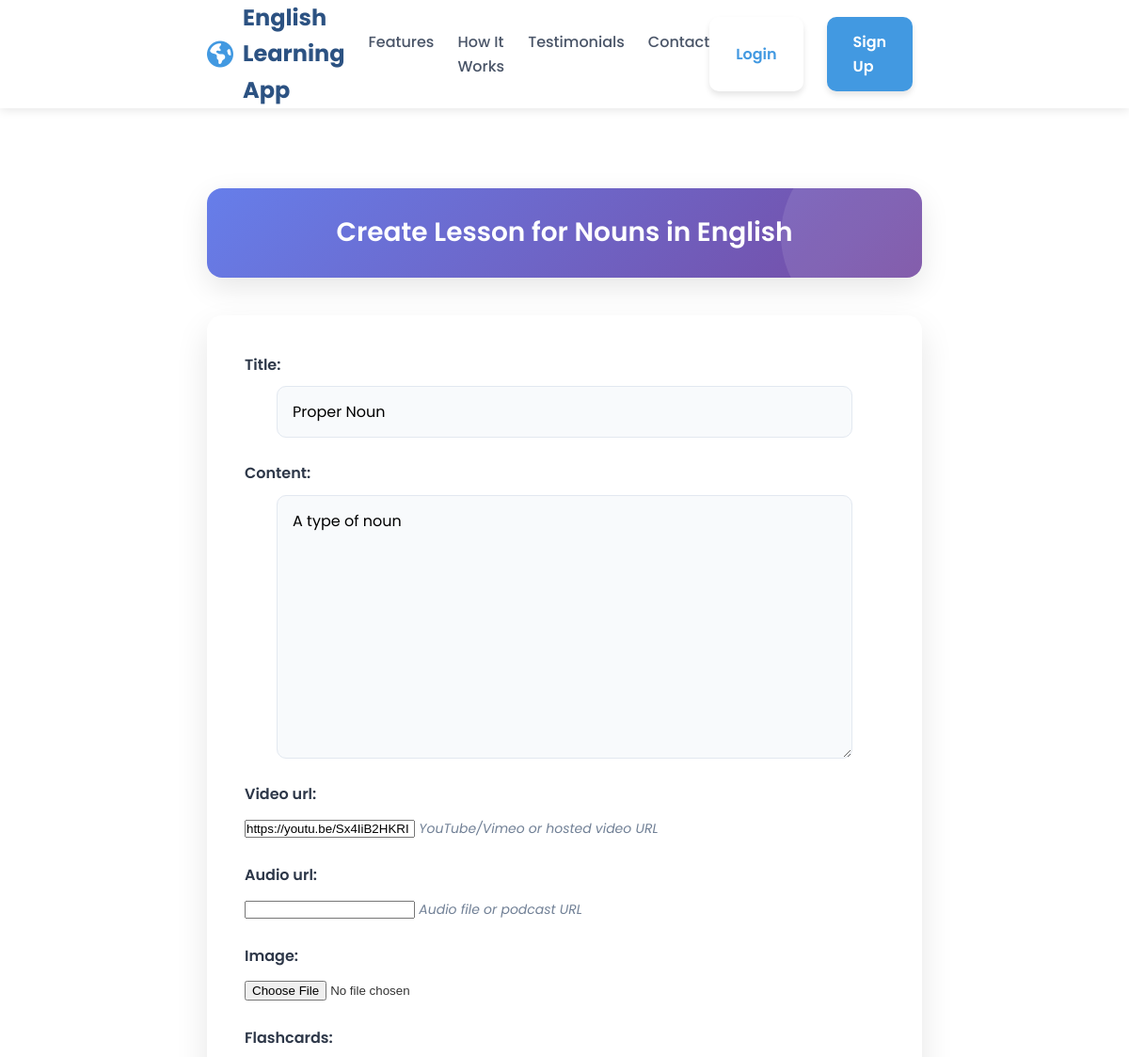
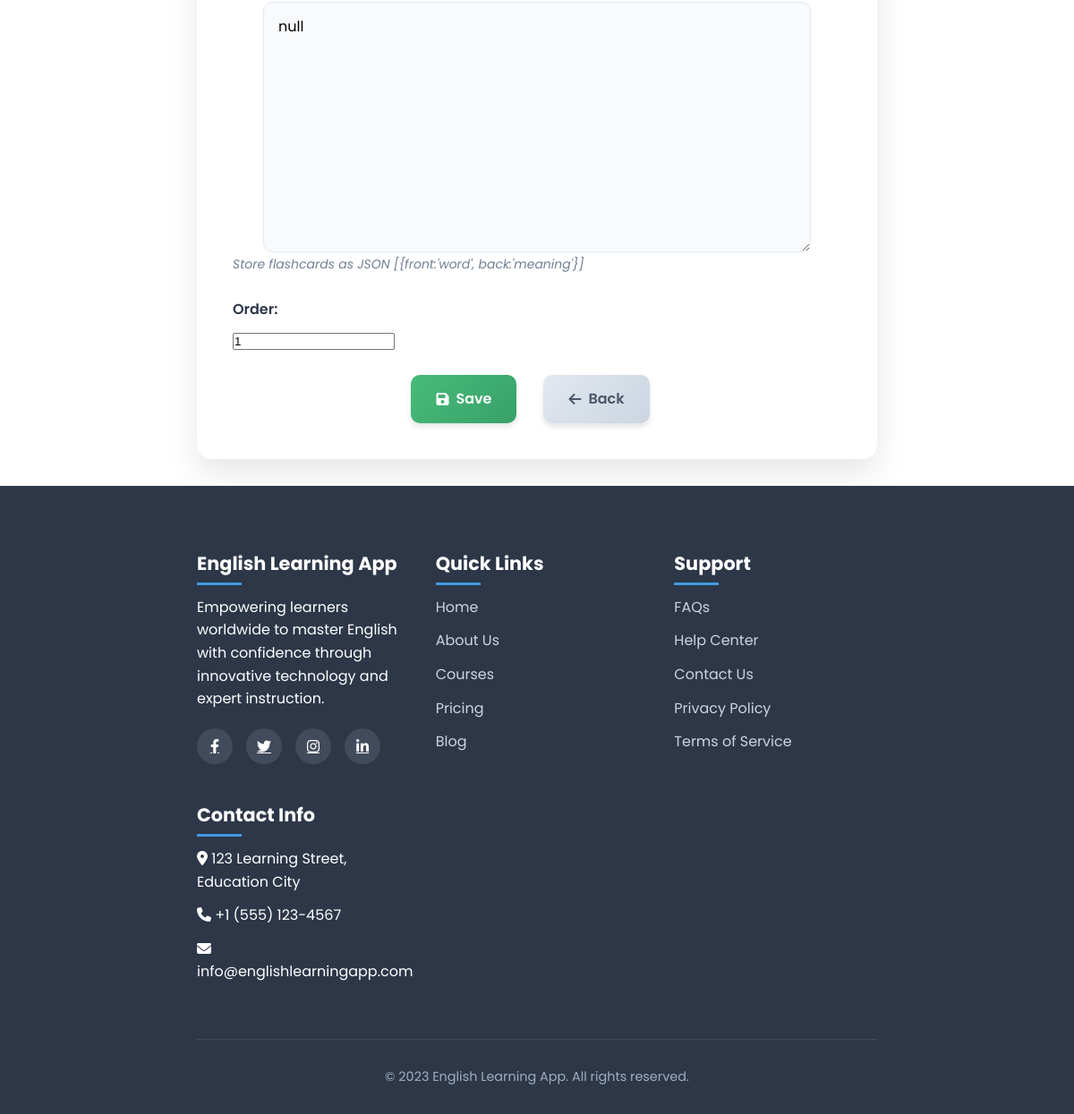
The page /learning/1/lessons/1/edit/ on the database its author committed (2 pictures, top to bottom).
### learning/models.py (models this page shows, shortened)
class Course(models.Model):
    SKILL_LEVELS = [
        ("BEGINNER", "Beginner"),
        ("INTERMEDIATE", "Intermediate"),
        ("ADVANCED", "Advanced"),
    ]
    CATEGORIES = [
        ("GRAMMAR", "Grammar"),
        ("VOCABULARY", "Vocabulary"),
        ("LISTENING", "Listening"),
        ("SPEAKING", "Speaking"),
    ]
    title = models.CharField(max_length=200)
    description = models.TextField()
    skill_level = models.CharField(max_length=20, choices=SKILL_LEVELS)
    category = models.CharField(max_length=20, choices=CATEGORIES)
    created_by = models.ForeignKey(User, on_delete=models.CASCADE, related_name="courses")
    created_at = models.DateTimeField(auto_now_add=True)
    updated_at = models.DateTimeField(auto_now=True)

class Lesson(models.Model):
    course = models.ForeignKey(Course, on_delete=models.CASCADE, related_name="lessons")
    title = models.CharField(max_length=200)
    content = models.TextField()
    video_url = models.URLField(blank=True, null=True, help_text="YouTube/Vimeo or hosted video URL")
    audio_url = models.URLField(blank=True, null=True, help_text="Audio file or podcast URL")
    image = models.ImageField(upload_to="lesson_images/", blank=True, null=True)
    flashcards = models.JSONField(blank=True, null=True, help_text="Store flashcards as JSON [{front:'word', back:'meaning'}]")
    order = models.PositiveIntegerField(default=0)

### learning/views.py (the view)
# urls.py: path("<int:course_id>/lessons/<int:lesson_id>/edit/", views.lesson_edit, name="lesson_edit"),
def lesson_edit(request, course_id, lesson_id):
    course = get_object_or_404(Course, id=course_id)
    lesson = get_object_or_404(Lesson, id=lesson_id, course=course)
    if request.method == "POST":
        form = LessonForm(request.POST, request.FILES, instance=lesson)
        if form.is_valid():
            form.save()
            return redirect("learning:lesson_list", course_id=course.id)
    else:
        form = LessonForm(instance=lesson)
    return render(request, "learning/lesson_form.html", {"form": form, "course": course})

### learning/forms.py
class LessonForm(forms.ModelForm):
    class Meta:
        model = Lesson
        fields = [
            "title",
            "content",
            "video_url",
            "audio_url",
            "image",
            "flashcards",
            "order",
        ]

### learning/templates/learning/lesson_form.html (shortened to what this page needs)
{% extends "core/home.html" %}
{% block content %}
<div class="container">
    <h2>{% if exercise %}Edit{% else %}Create{% endif %} Lesson for {{ course.title }}</h2>
    <form method="post">
        {{ form.as_p }}
        <div class="form-actions">
            <button type="submit" class="btn btn-success">
                <i class="fas fa-save"></i> Save
            </button>
            {% if lesson %}
                <a href="{% url 'learning:lesson_list' course.id %}" class="btn btn-secondary">
                    <i class="fas fa-times"></i> Cancel
                </a>
            {% else %}
                <a href="{% url 'learning:lesson_list' course.id %}" class="btn btn-secondary">
                    <i class="fas fa-arrow-left"></i> Back
                </a>
            {% endif %}
        </div>
    </form>
</div>
{% endblock %}

### core/templates/core/home.html (style rules this page uses)
* { margin: 0; padding: 0; box-sizing: border-box; }
body { font-family: 'Poppins', sans-serif; line-height: 1.6; color: #333; overflow-x: hidden; }
.container { width: 100%; max-width: 1200px; margin: 0 auto; padding: 0 20px; }
.btn { padding: 10px 20px; border-radius: 5px; font-weight: 500; text-decoration: none; transition: all 0.3s; display: inline-block; }

### learning/templates/learning/lesson_form.html (style rules this page uses)
body { padding-top: 80px; margin-top: 120px; }
.container { max-width: 800px; margin: 0 auto; padding: 0 20px; }
h2 { background: linear-gradient(135deg, #667eea, #764ba2); color: white; padding: 25px 30px; border-radius: 16px; box-shadow: 0 10px 30px rgba(0, 0, 0, 0.1); margin-bottom: 40px; position: relative; overflow: hidden; font-size: 28px; font-weight: 600; text-align: center; }
h2::before { content: ''; position: absolute; top: 0; right: 0; width: 200px; height: 200px; background: rgba(255, 255, 255, 0.1); border-radius: 50%; transform: translate(50px, -50px); }
form { background: white; border-radius: 16px; box-shadow: 0 15px 35px rgba(0, 0, 0, 0.1); padding: 40px; margin-bottom: 30px; margin-top: 30px; }
form p { margin-bottom: 25px; }
form label { display: block; font-weight: 600; margin-bottom: 10px; color: #2d3748; font-size: 16px; }
form input[type="text"], form textarea, form select { width: 100%; padding: 14px 16px; border: 1px solid #e2e8f0; border-radius: 10px; font-size: 16px; font-family: 'Poppins', sans-serif; transition: all 0.3s ease; background-color: #f8fafc; }
form textarea, input[type="text"][value*=" "]:not([value=""]) { max-width: 90%; margin: 0 auto; display: block; }
form textarea { min-height: 120px; resize: vertical; max-height: 300px; }
form .helptext { font-size: 14px; color: #718096; margin-top: 5px; font-style: italic; }
.btn { padding: 14px 28px; border-radius: 10px; font-weight: 600; text-decoration: none; transition: all 0.3s ease; display: inline-flex; align-items: center; justify-content: center; cursor: pointer; border: none; font-family: 'Poppins', sans-serif; font-size: 16px; margin-right: 15px; box-shadow: 0 4px 6px rgba(0, 0, 0, 0.1); }
.btn-success { background: linear-gradient(135deg, #48bb78, #38a169); color: white; }
.btn-secondary { background: linear-gradient(135deg, #e2e8f0, #cbd5e0); color: #4a5568; }
.btn i { margin-right: 8px; }
.form-actions { display: flex; justify-content: center; margin-top: 20px; gap: 15px; }

### rows shown on the page
Course: title "Nouns in English"
Lesson: title "Proper Noun", content "A type of noun", video_url "https://youtu.be/Sx4IiB2HKRI", flashcards "null", order "1"
